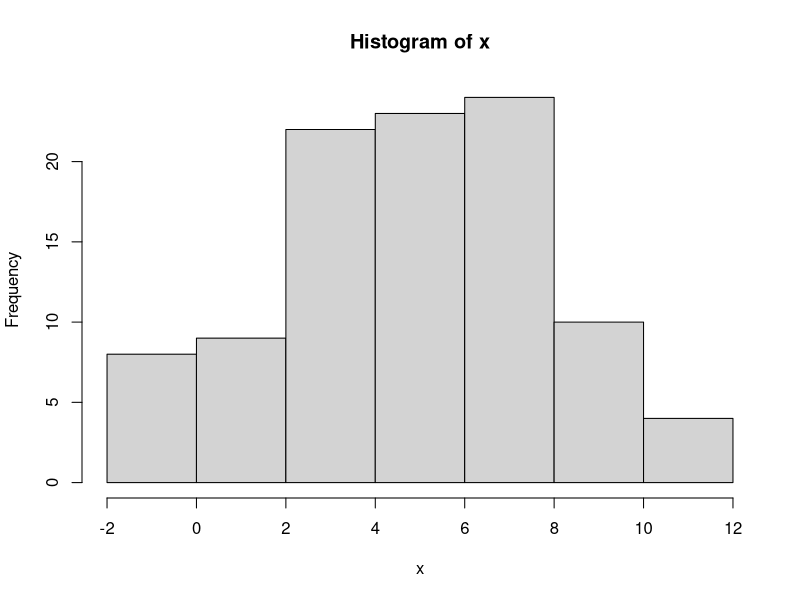
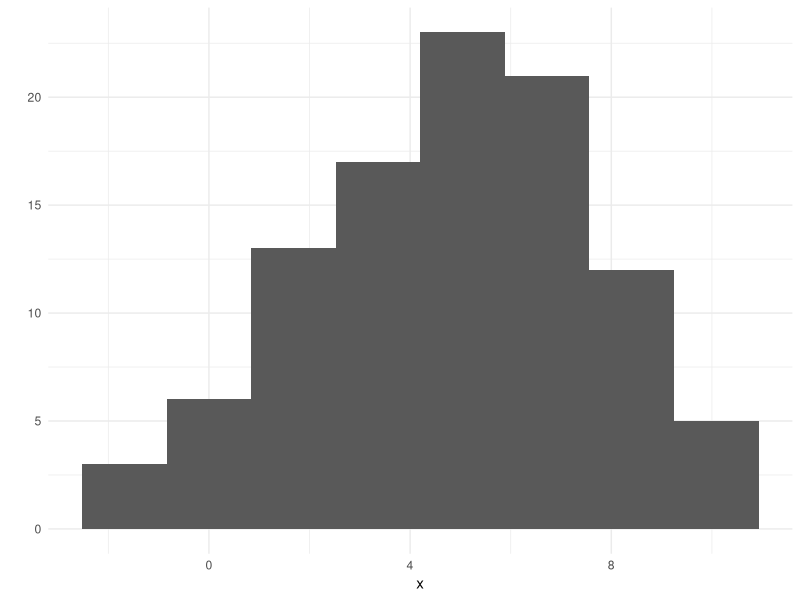

Here is the R script that generated these plots, in order:
## ---- chunk 1
x <- rnorm(100, mean=5, sd=3)
## ---- chunk 2
# show a histogram
hist(x)
## ---- chunk 3
library("ggplot2")
theme_set(theme_minimal())
qplot(x, bins=8)

